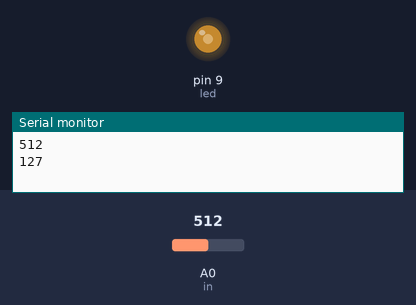
Bench run of a sketch on a simulated Arduino Uno, built with avr-gcc and run on an emulated ATmega328P. Shown: output pins drawn as LEDs (lit = HIGH), the last lines printed to the serial monitor. The test bench sets the inputs (shaded band); at power-on: A0 (in) = 512.

Above: at 1.8 s.
1.9 s: A0 (in) set to 716
At 2.8 s:
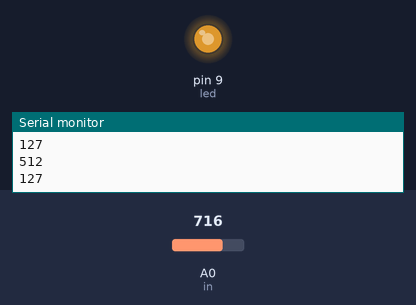
3.5 s: A0 (in) set to 900
At 4.3 s:
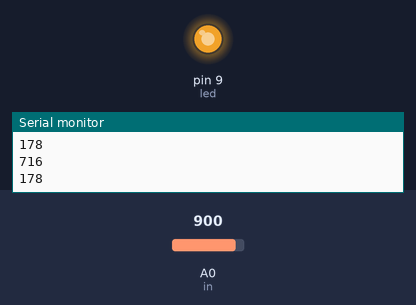
5.5 s: A0 (in) set to 122
At 7.1 s:
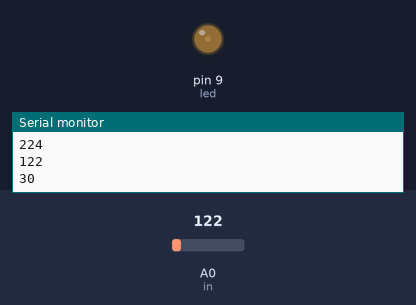
7.5 s: A0 (in) set to 0
At 8.7 s:
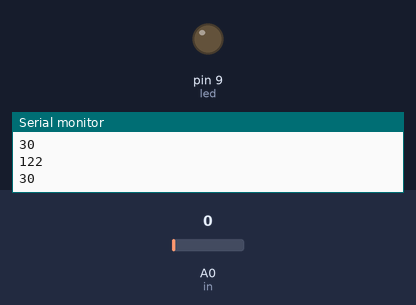
9.5 s: A0 (in) set to 511
At 11.4 s:
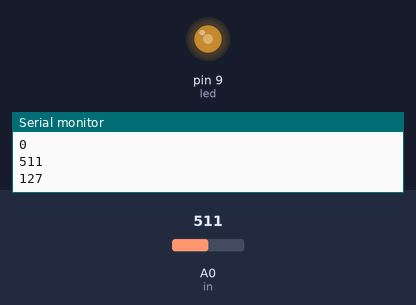
Timing chart, 0 to 12.5 s (numbered marks = the images above; inputs shaded):
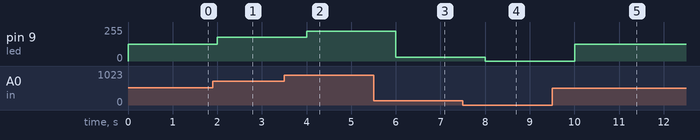

Measured:
- after the input at 1.9 s, pin 9 (led): 127/255 → 178/255 after 0.10 s
- after the input at 3.5 s, pin 9 (led): 178/255 → 224/255 after 0.50 s
- after the input at 5.5 s, pin 9 (led): 224/255 → 30/255 after 0.50 s
- after the input at 7.5 s, pin 9 (led): 30/255 → 0/255 after 0.50 s
- after the input at 9.5 s, pin 9 (led): 0/255 → 127/255 after 0.51 s

The sketch:

potentiometer.ino
```cpp
int in = 0;
int led = 9;
void setup() {
  // put your setup code here, to run once:
  pinMode(led,OUTPUT);
  pinMode(in,INPUT);
  Serial.begin(9600);
}

void loop() {
  // put your main code here, to run repeatedly:
  int sensedValue = analogRead(in);
  int convertedValue = map(sensedValue, 0, 1023, 0, 255);
  analogWrite(led, convertedValue);
  delay(1000);
  Serial.println(sensedValue);
  Serial.println(convertedValue);
}
```
